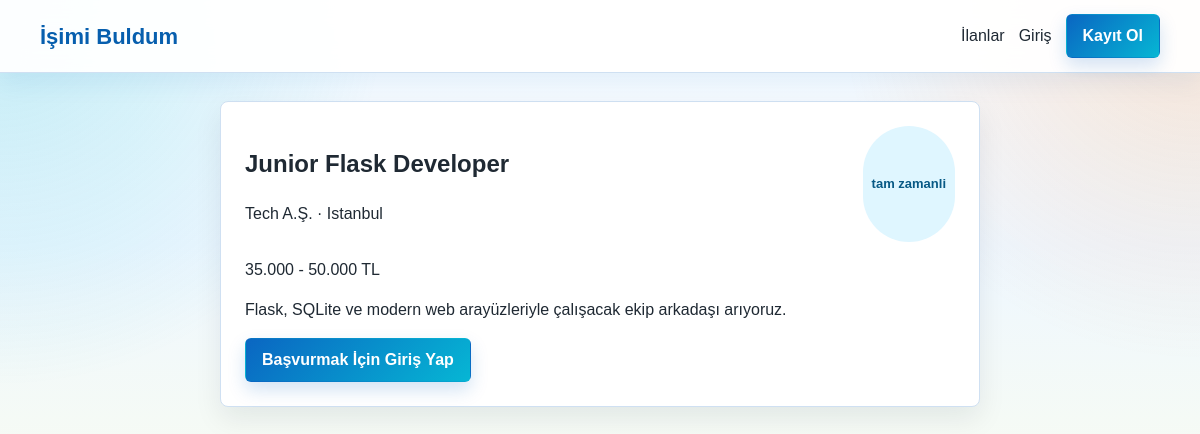
Screenshot of /jobs/1 with the database file from the repository.
### tables this page shows
CREATE TABLE jobs (
            id INTEGER PRIMARY KEY AUTOINCREMENT,
            baslik TEXT NOT NULL,
            aciklama TEXT NOT NULL,
            maas TEXT DEFAULT '',
            sehir TEXT NOT NULL,
            is_turu TEXT NOT NULL CHECK(is_turu IN ('tam_zamanli', 'yari_zamanli', 'uzaktan', 'staj')),
            employer_id INTEGER NOT NULL,
            olusturulma_tarihi TEXT NOT NULL DEFAULT CURRENT_TIMESTAMP,
            aktif_mi INTEGER NOT NULL DEFAULT 1,
            FOREIGN KEY (employer_id) REFERENCES users(id)
        );

CREATE TABLE users (
            id INTEGER PRIMARY KEY AUTOINCREMENT,
            username TEXT NOT NULL,
            email TEXT NOT NULL UNIQUE,
            password_hash TEXT NOT NULL,
            user_type TEXT NOT NULL CHECK(user_type IN ('jobseeker', 'employer', 'admin')),
            bio TEXT DEFAULT '',
            beceriler TEXT DEFAULT '',
            sehir TEXT DEFAULT '',
            ozgecmis_metni TEXT DEFAULT '',
            sirket_adi TEXT DEFAULT '',
            sirket_aciklamasi TEXT DEFAULT '',
            website TEXT DEFAULT '',
            active INTEGER NOT NULL DEFAULT 1,
            created_at TEXT NOT NULL DEFAULT CURRENT_TIMESTAMP
        );

### routes/job_routes.py (the view)
@job_bp.route("/jobs/<int:job_id>")
def detail(job_id):
    job = get_job(job_id)
    if not job:
        flash("İlan bulunamadı.", "error")
        return redirect(url_for("job.jobs"))
    return render_template("jobs/detail.html", job=job)

### database.py (called while the page is built)
def get_connection():
    conn = sqlite3.connect(DB_PATH)
    conn.row_factory = sqlite3.Row
    conn.execute("PRAGMA foreign_keys = ON")
    return conn

def fetch_one(query, params=()):
    with get_connection() as conn:
        return conn.execute(query, params).fetchone()

def get_job(job_id):
    return fetch_one(
        """
        SELECT jobs.*, users.sirket_adi, users.username AS employer_name
        FROM jobs
        JOIN users ON users.id = jobs.employer_id
        WHERE jobs.id = ?
        """,
        (job_id,),
    )

### routes/__init__.py (called while the page is built)
def current_user():
    user_id = session.get("user_id")
    if not user_id:
        return None
    return get_user_by_id(user_id)

### routes/job_routes.py (called while the page is built)
@job_bp.context_processor
def inject_user():
    return {"current_user": current_user(), "job_types": JOB_TYPES}

### templates/jobs/detail.html (shortened to what this page needs)
{% extends "base.html" %}
{% block content %}
<article class="detail-panel">
    <div class="detail-head">
        <div>
            <h1>{{ job.baslik }}</h1>
            <p>{{ job.sirket_adi or job.employer_name }} · {{ job.sehir }}</p>
        </div>
        <span class="badge blue">{{ job.is_turu|replace('_', ' ') }}</span>
    </div>
    <p class="salary">{{ job.maas }}</p>
    <p>{{ job.aciklama }}</p>
    {% if current_user and current_user.user_type == 'jobseeker' %}
        <form method="post" action="{{ url_for('application.apply', job_id=job.id) }}" class="form apply-form">
            <label>Ön Yazı
                <textarea name="on_yazi" rows="5" placeholder="Bu pozisyona neden uygun olduğunuzu kısaca yazın." required></textarea>
            </label>
            <button class="button" type="submit">Bu İlana Başvur</button>
        </form>
    {% elif not current_user %}
        <a class="button" href="{{ url_for('auth.login') }}">Başvurmak İçin Giriş Yap</a>
    {% endif %}
</article>
{% endblock %}

### templates/base.html (shortened to what this page needs)
<!doctype html>
<html lang="tr">
<head>
    <link rel="stylesheet" href="{{ url_for('static', filename='css/style.css') }}">
</head>
<body>
    <nav class="navbar">
        <a class="brand" href="{{ url_for('job.index') }}">İşimi Buldum</a>
        <div class="nav-links" data-menu>
            <a href="{{ url_for('job.jobs') }}">İlanlar</a>
            {% if current_user %}
                <a href="{{ url_for('job.dashboard') }}">Panelim</a>
                <a href="{{ url_for('profile.view') }}">Profil</a>
                {% if current_user.user_type == 'admin' %}
                    <a href="{{ url_for('admin.users') }}">Admin</a>
                {% endif %}
                <span class="role-pill">{{ current_user.user_type }}</span>
                <a class="button ghost" href="{{ url_for('auth.logout') }}">Çıkış</a>
            {% else %}
                <a href="{{ url_for('auth.login') }}">Giriş</a>
                <a class="button" href="{{ url_for('auth.register') }}">Kayıt Ol</a>
            {% endif %}
        </div>
    </nav>
    <main class="page">
        {% block content %}{% endblock %}
    </main>
</body>
</html>

### static/css/style.css (style rules this page uses)
:root { --bg: #eef7ff; --panel: #ffffff; --text: #1f2933; --muted: #64748b; --primary: #0a66c2; --primary-dark: #004182; --border: #cfe0f2; --green: #10a36d; --yellow: #f2a900; --red: #ef4444; --cyan: #06b6d4; --orange: #f97316; --pink: #ec4899; }
* { box-sizing: border-box; }
body { margin: 0; background: radial-gradient(circle at top left, rgba(6, 182, 212, 0.22), transparent 30%), radial-gradient(circle at top right, rgba(249, 115, 22, 0.18), transparent 28%), linear-gradient(180deg, #f8fcff 0%, var(--bg) 52%, #f7fbf3 100%); color: var(--text); font-family: Arial, Helvetica, sans-serif; line-height: 1.5; }
a { color: inherit; text-decoration: none; }
.navbar { position: sticky; top: 0; z-index: 10; display: flex; align-items: center; justify-content: space-between; gap: 18px; padding: 14px max(18px, calc((100vw - 1120px) / 2)); background: rgba(255, 255, 255, 0.94); border-bottom: 1px solid var(--border); box-shadow: 0 10px 24px rgba(10, 102, 194, 0.08); backdrop-filter: blur(12px); }
.brand { color: #075fae; font-size: 22px; font-weight: 800; }
.nav-links { display: flex; align-items: center; gap: 14px; }
.page { width: min(1120px, calc(100% - 32px)); margin: 28px auto 64px; }
.button { display: inline-flex; align-items: center; justify-content: center; min-height: 40px; padding: 9px 16px; border: 1px solid transparent; border-radius: 6px; background: linear-gradient(135deg, var(--primary), var(--cyan)); color: white; font-weight: 700; cursor: pointer; box-shadow: 0 8px 18px rgba(10, 102, 194, 0.18); }
.job-card, .detail-panel, .auth-card, .stat { border: 1px solid var(--border); border-radius: 8px; background: var(--panel); box-shadow: 0 12px 28px rgba(15, 23, 42, 0.08); }
.job-card-head, .detail-head { display: flex; justify-content: space-between; gap: 14px; }
.badge, .role-pill, .status { display: inline-flex; align-items: center; min-height: 26px; padding: 4px 9px; border-radius: 999px; background: #e9f7ff; color: #075985; font-size: 13px; font-weight: 700; }
.badge.blue { background: #dff6ff; color: #075985; }
.auth-card, .detail-panel { max-width: 760px; margin: 0 auto; padding: 24px; }

### rows the page displays
jobs: baslik "Junior Flask Developer", sehir "Istanbul", is_turu "tam zamanli", maas "35.000 - 50.000 TL", aciklama "Flask, SQLite ve modern web arayüzleriyle çalışacak ekip arkadaşı arıyoruz."
users: sirket_adi "Tech A.Ş."
